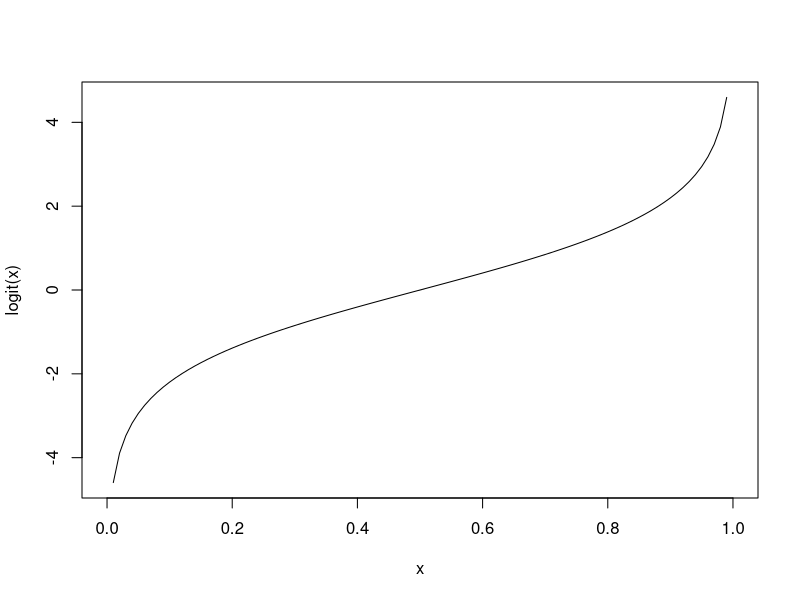
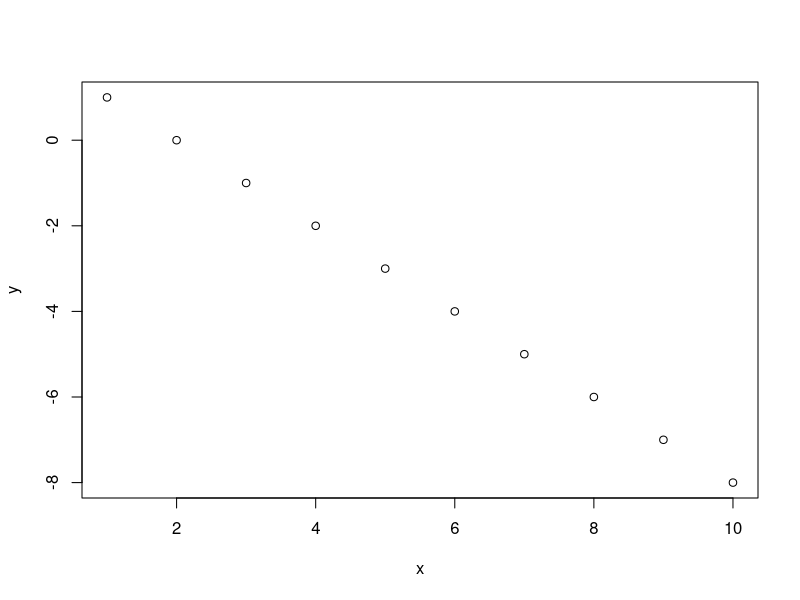
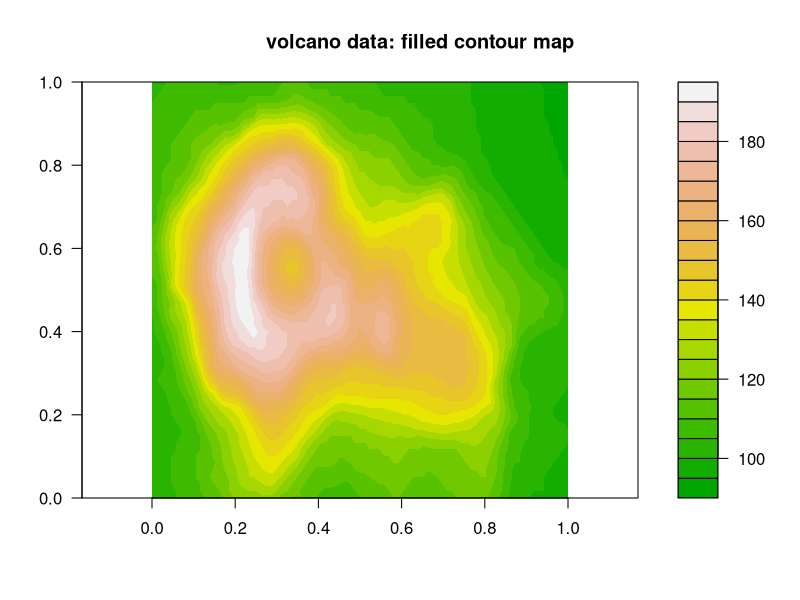

Generate these figures, in order, with R:
## ---- chunk 1
knitr::opts_chunk$set(echo = TRUE, cache = TRUE, warning = FALSE, message = FALSE)
## ---- chunk 2

#  R Bootcamp #1, submodule 2.2 ---------------------------
#    University of Nevada, Reno         
#    PROGRAMMING: FUNCTIONS AND MORE         

## ---- chunk 3

# Start with blank workspace -------------------

rm(list=ls())

## ---- chunk 4

## We can write our own functions. Useful if we have to repeat the same operations over and over with different inputs.
my.mean <- function(x){       # 'x' is the function argument- 'x' stands in for whatever numeric vector the user wants
    m <- sum(x)/length(x)
    return(m)
}

foo <- c(2, 4, 6, 8)
my.mean(foo)


## ---- chunk 5

## A function to square the arguments.
square <- function(x){
    x^2
}

## Square a single value (scalar).
square(2)

## Square all elements of a vector.
square(1:10)


## ---- chunk 6

## Often, we need to write functions that are not included in the base R package e.g., the logit function.
## Calculate the log-odds (logit).
logit <- function(x){
    log(x/(1-x))
}

## Calculate logit of 0.9.
logit(.9)

## Sequence between 0 and 1.
x <- seq(from = 0, to = 1, by = 0.01)

## Caclulate the logit of a vector.
logit.x <- logit(x)
logit.x

## Plot x on x-axis, and logit(x) on y axis.
plot(x, logit.x, type = 'l',xlab="x",ylab="logit(x)")    # View the output graphically.


## ---- chunk 7


#  if...else statements -----------------------

# Draw a sample from a Binomial distribution with p = 0.7 (here, p represents detection probability).
p <- 0.7            # probability of detection
x <- rbinom(n = 1, size = 1, prob = p)      # single 'coin flip' with prob success equal to p

if (x > 0) {
    print("detected")
} else {
    print("not detected")
}

## ---- chunk 8

#  ifelse()  --------------------------------

## Note if...else only works for running one logical (T/F) test at a time. If we have a spreadsheet with lots of data, we need something else.
n.samples <- 100

## 100 samples from a binomial distribution with detection probability p = 0.7.
y <- rbinom(n = n.samples, size = 1, prob = p)
y

## Use ifelse d
detection.history <- ifelse(y == 1, "Detected", "Not detected")
detection.history

## Going the other direction.
ifelse(detection.history == "Detected", 1, 0)

xt  <-  cbind(rbinom(10, 1, .5), rbinom(10, 1, .6))
xt
ifelse(xt[, 1] > 0 & xt[, 2] > 0, "Detected twice",
       "Not detected twice")


## ---- chunk 9

#  for loops  --------------------------

for(i in 1:10){
  print(i)
}

for(j in c(2,4,6,8,10)){    
  print(j)
}

n.iter <- 10                   # another alternative!
count <- 0
for(i in 1:n.iter){
  count <- count+1            # assign a new value of count equal to the old value of count plus 1
  print(count)
}


## ---- chunk 10

  # closer look at iteration vector:
1:n.iter

## ---- chunk 11

## A for-loop for dependent sequence (here, the Fibonacci sequence)
n.iter <- 10
x <- rep(0, n.iter)           # set up vector of all zeros
x[1] <- 1                     # assign x_1  <-  1
x[2] <- 1                     # assign x_2 = 0
for(i in 3:n.iter){
  x[i] <- x[i-1]+x[i-2]       # x_i = x_(i-1) + x_(i-2)
}
x


## ---- chunk 12

### apply (another way to iterate) ------------------

W <- matrix(rnorm(4, 10, 3), nrow = 2, ncol = 2)  # Create a 2X2 matrix using a Normal random number generator with mu=10 and sd=3
W

## For each row, calculate the mean.
apply(W, 1, mean)

## For each column, calculate the mean.
apply(W, 2, mean)

## Apply your own custom function to each row in a matrix.
MyFunc <- function(x){
    2+sum(x/5)-3/2*mean(x)^2
}
apply(W, 1, MyFunc)

# lapply: apply a function across a list or vector --------------

# apply the "exp()" function to each element in the vector 1:5 

lapply(1:5,function(x) exp(x)) 


# compute the square root of volume for the first five trees in the 'trees' dataset

lapply(1:5, function(t) sqrt(trees$Volume[t]))


# sapply: same thing as 'lapply' but simplifies the returned object (i.e., into a vector if the function returns a scalar...)

mylist <- list()
mylist[[1]] <- seq(1,5,length=10)
mylist[[2]] <- c(1,.5,-.4)
mylist[[3]] <- matrix(rnorm(12,10,3),nrow=3)
sapply(mylist,function(x) sum(x)) 


## ---- chunk 13

regfunc <- function(beta0,beta1,x){
  beta0 + beta1*x
}

plot(1:10,regfunc(2,-1,1:10),ylab="y",xlab="x",type="p")

## ---- chunk 14

x=c(5,4,7,3,10,2,5,4,7,6)

## ---- chunk 15

cummean <- rep(0, times=length(x))
for(i in 1:length(x)){
  cummean[i] <- mean(x[1:i])
}
cummean

## ---- chunk 16

filled.contour(volcano, color.palette = terrain.colors, asp = 1)
title(main = "volcano data: filled contour map")

## ---- chunk 17


# CHALLENGE EXERCISES   -------------------------------------

#1: Create a custom function to calculate the predicted value y 
#    for the equation y = beta_0 + beta_1*x for any value of 
#    beta_0, beta_1 and x. Assume that beta_0 and 
#    beta_1 are both scalar, whereas x is a numeric vector. 
#    Use this function to calculate y for the values of 
#    $x$ = 1,...,10 with $\beta_0 = 2$, and $\beta_1= -1$. 
#    Use base R plotting (`plot()` function) to plot the results.
#
#2: Write a FOR loop that takes a numeric vector as input and 
#    computes the cumulative mean (for each element of the vector, 
#    compute the mean of all previous elements of the vector, 
#    including the current element). 
#
#3: Using the built-in 'volcano' dataset (a matrix of elevation data 
#    with columns representing longitude and rows representing latitude),
#    calculate the standard deviation of elevation as an index of
#    'ruggedness' from the rows () of the volcano elevation data matrix.
#    Using the "apply()" function. Which row (latitude band) of the
#    'volcano' dataset has the most rugged terrain?

